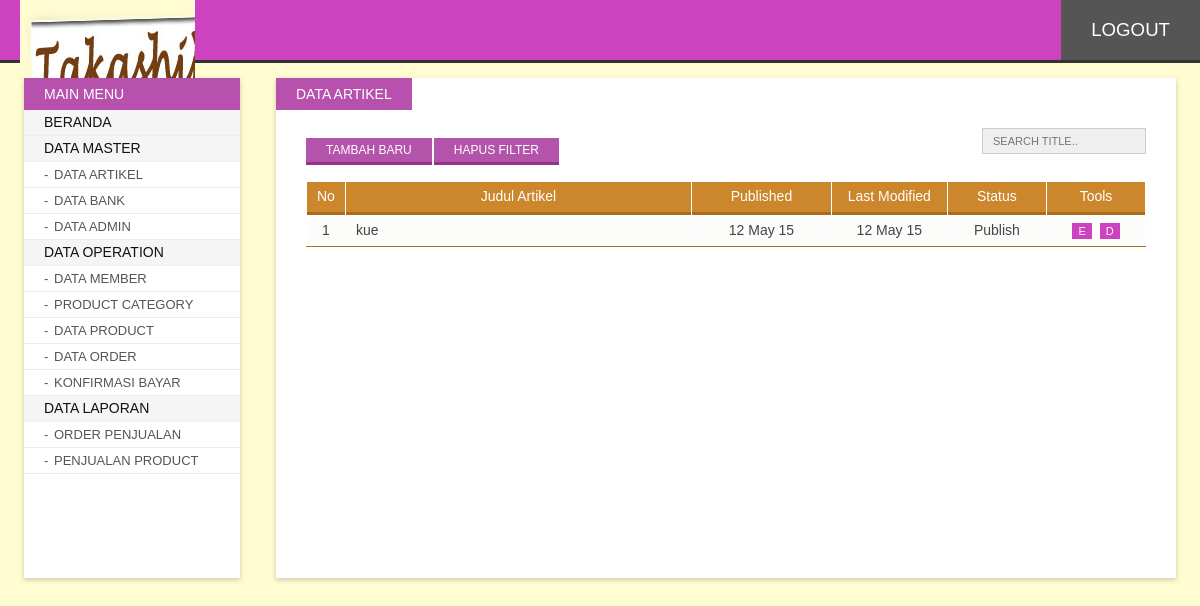
Page /admin/index.php?p=post (signed in) on the committed database.
### tables this page shows
CREATE TABLE `artikel` (
  `id` int(10) NOT NULL AUTO_INCREMENT,
  `judul` varchar(250) DEFAULT NULL,
  `content` text,
  `gambar` varchar(250) DEFAULT NULL,
  `createdate` datetime DEFAULT NULL,
  `lastupdate` timestamp NULL DEFAULT CURRENT_TIMESTAMP ON UPDATE CURRENT_TIMESTAMP,
  `status` int(2) DEFAULT '1',
  PRIMARY KEY (`id`)
);

### include/function.php (called while the page is built, shortened)
<?php
	function showDate($date){
		return date("d M y", strtotime($date));
	}
?>

### admin/content/post.php (the view, shortened to what this page needs)
<?php
	$limit = 10;
	if(isset($_GET['h'])){
		$page = $_GET['h'];
   		$offset = $limit * ($page - 1);
	} else {
		$offset = 0;
	}
	$search = "";
	$resQry = "SELECT * FROM artikel
		WHERE 0=0 ".$search."
		ORDER BY id DESC
		LIMIT ".$offset.",".$limit;
	$results = mysql_query($resQry);
	$countResults = mysql_num_rows($results);
?>
<span class="page-title">Data Artikel</span>
<div class="inner">
<div class="searchform">
	<form action="index.php" method="get">
   	  <input type="text" value="<?php echo isset($_GET['s'])?$_GET['s']:'';?>" id="search" name="s" placeholder="Search title..">
    </form>
</div>
<a class="addButton button" href="?p=addPost" title="Add New Record">Tambah Baru</a>
<a class="addButton button" href="?p=<?php echo $_GET['p'];?>" title="Clear Filter">Hapus Filter</a>
<div class="clr"></div><br>
<table id="listTable" width="100%" cellpadding="5" cellspacing="1">
<thead>
    <tr>
    	<td width="2%">No</td>
        <td width="43%">Judul Artikel</td>
        <td width="17%" align="center">Published</td>
        <td width="14%" align="center">Last Modified</td>
        <td width="12%" align="center">Status</td>
        <td width="12%">Tools</td>
    </tr>
</thead>
<tbody>
	<?php
	if($countResults > 0){
		$i = 1;
		while($r = mysql_fetch_array($results)){
	?>
	<tr class="<?php echo ($i%2)==0?'odd':'';?>">
    	<td align="center"><?php echo $i;?></td>
        <td><?php echo $r['judul'];?></td>
        <td align="center"><?php echo showDate($r['createdate']);?></td>
        <td align="center"><?php echo showDate($r['lastupdate']);?></td>
        <td align="center"><?php echo $r['status']==1?'Publish':'Unpublish';?></td>
      <td align="center">
        	<a class="bTools" href="?p=edPost&id=<?php echo $r['id'];?>" title="Edit">E</a>
            <a class="bTools" href="?p=delPost&id=<?php echo $r['id'];?>" title="Delete" onClick="return confirm('Hapus record <?php echo $r['judul'];?> ?');">D</a>
        </td>
    </tr>
    <?php $i++; }
	} else  {
    ?>
    <tr>
    	<td colspan="6" align="center">Record Not Available</td>
    </tr>
    <?php } ?>
</tbody>
</table>
</div>

### admin/asset/css/style.css (style rules this page uses)
body#bd { font-family:Calibri, Arial, Helvetica, sans-serif; background:#fffcd2; overflow-y:scroll; font-size:14px; color:#333; padding:0; margin:0; }
.button, .button:hover, .button:focus, .animate, .animate:hover, .pagination li a, .pagination li a:hover, .navigation ul li a, .navigation ul li a:hover, .searchform #search, .searchform #search:focus, #listTable tbody tr, #listTable tbody tr:hover { -webkit-transition: all 0.3s ease-in-out; -moz-transition: all 0.3s ease-in-out; -ms-transition: all 0.3s ease-in-out; -o-transition: all 0.3s ease-in-out; transition: all 0.3s ease-in-out; }
a { text-decoration:none; color:#993300; }
.button { background:#b453aa; color:#fff; font-size:12px; padding:5px 20px; border:none; cursor:pointer; text-transform:uppercase; margin:10px 2px 0 0; border-bottom:solid 3px #923388; }
.addButton { float:left; }
div.contentwrap span.page-title { text-transform:uppercase; background:#b851ad; padding:8px 20px; position:absolute; color:#fff; left:0; top:0; }
div.contentwrap > .inner { margin:0 30px; font-size:14px; padding:50px 0 30px; }
div.searchform { float:right; }
div.searchform #search { border:solid 1px #ccc; background:#efefef; padding:6px 10px; outline:none; font-size:11px; font-family:inherit; text-transform:uppercase; }
#listTable { background:#fff; border-bottom:solid 1px #a96c1d; }
#listTable thead tr td { background:#cc872d; text-align:center; color:#fff; padding:5px 10px; line-height:1.4; position:relative; border-bottom:solid 3px #a96c1d; }
#listTable tbody tr { background:#fcfcfb; }
#listTable tbody tr td { color:#444; padding:5px 10px; line-height:1.4; }
a.bTools { background:#cd42bf; color:#fff; font-size:11px; padding:2px 6px; margin:0 2px; }

### rows in the picture
artikel: judul "kue", createdate "12 May 15", lastupdate "12 May 15", status "Publish"
